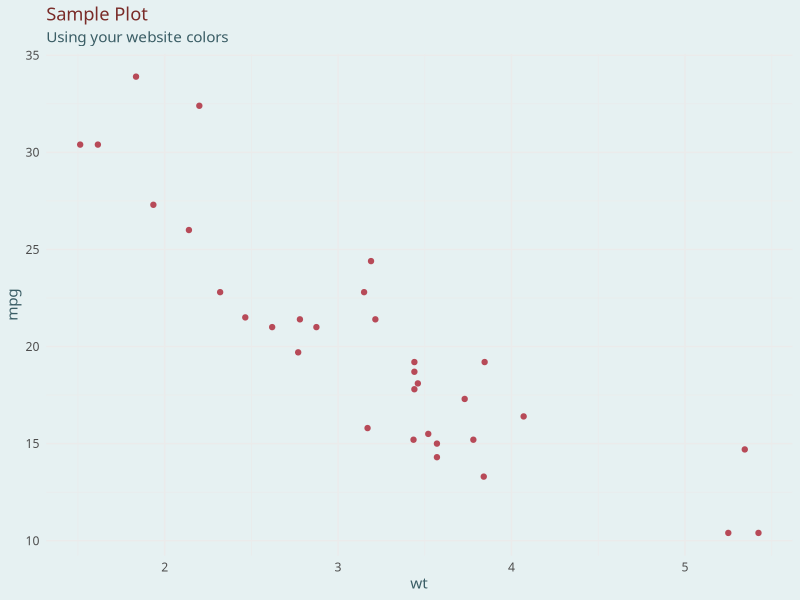

R code for this plot:
## ---- chunk 1
#| echo: false
# Your plots will inherit your website's styling
library(ggplot2)

# Example plot using your color palette
ggplot(mtcars, aes(wt, mpg)) +
  geom_point(color = "#b74a58") +  # muted-pink
  theme_minimal() +
  labs(title = "Sample Plot",
       subtitle = "Using your website colors") +
  theme(
    plot.background = element_rect(fill = "#e6f1f2", color = NA),  # misty-sky
    panel.background = element_rect(fill = "#e6f1f2", color = NA),
    text = element_text(family = "Karla", color = "#3a5d65"),  # deep-forest
    plot.title = element_text(family = "Quicksand", color = "#7a2c29")  # deep-red
  )
